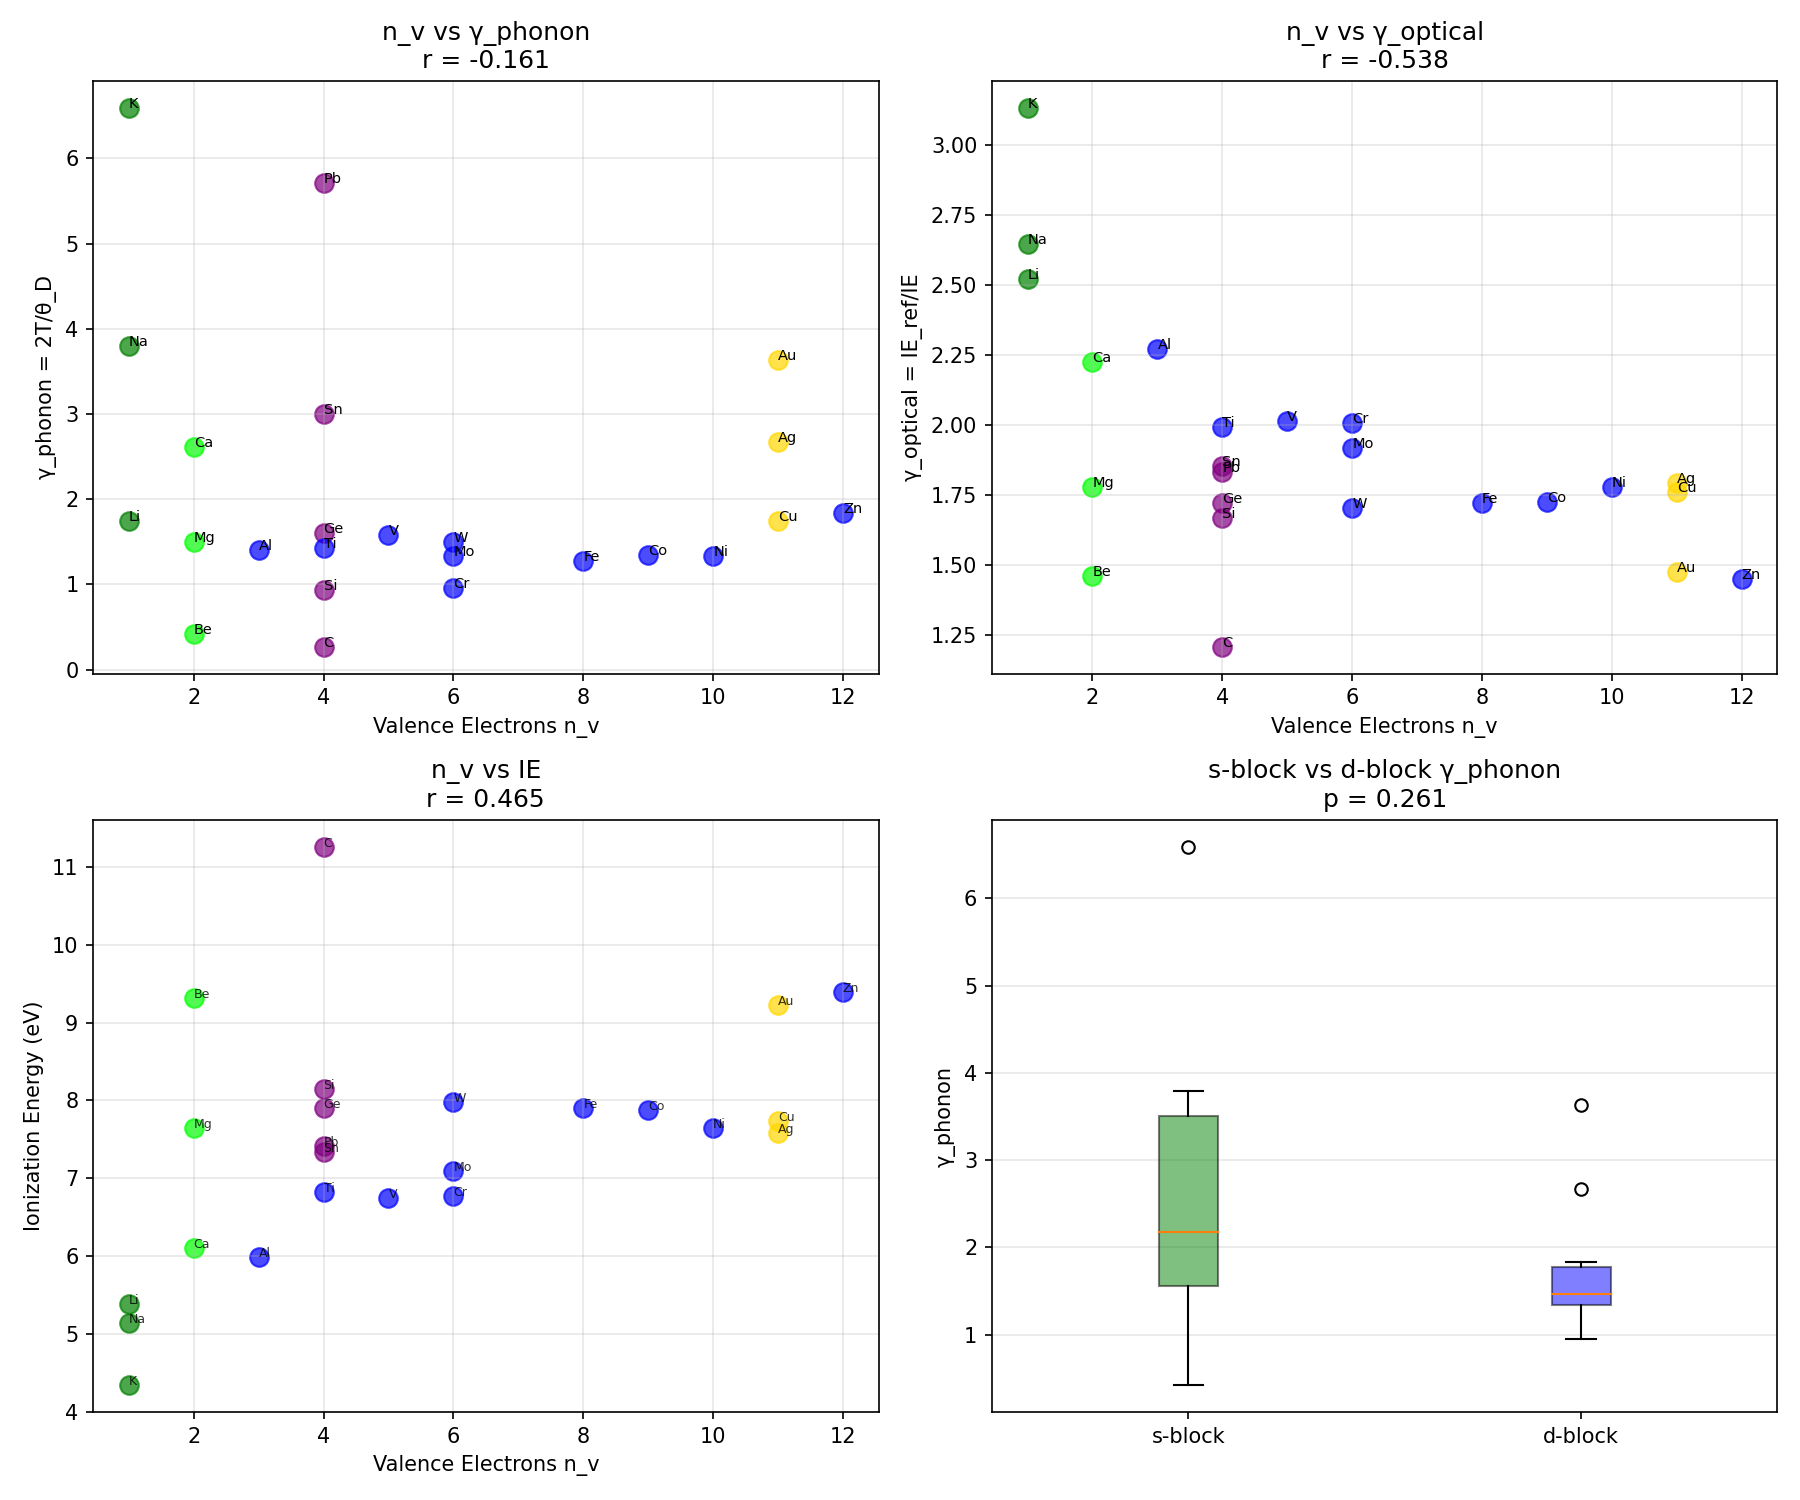

This figure's Python source:
#!/usr/bin/env python3
"""
Chemistry Session #125: Valence Electrons and Coherence

Test whether valence electron count relates to coherence parameters.

Valence electrons n_v = electrons in outermost shell available for bonding
- Group 1 (alkali): n_v = 1
- Group 2 (alkaline earth): n_v = 2
- Group 4 (Si, Ge): n_v = 4
- Transition metals: n_v = varies (d-electrons)
- Group 14 (C, Si): n_v = 4

Hypothesis: More valence electrons → more bonding options
This may affect electronic coherence more than phononic coherence.
"""

import numpy as np
import matplotlib.pyplot as plt
from scipy import stats

# Valence electron data
# n_v = nominal valence electrons
materials = {
    # Alkali (n_v = 1)
    'Li':  {'n_v': 1, 'theta_D': 344, 'IE': 5.39, 'EN': 0.98, 'sigma': 1.1e7},
    'Na':  {'n_v': 1, 'theta_D': 158, 'IE': 5.14, 'EN': 0.93, 'sigma': 2.1e7},
    'K':   {'n_v': 1, 'theta_D': 91, 'IE': 4.34, 'EN': 0.82, 'sigma': 1.4e7},

    # Alkaline earth (n_v = 2)
    'Be':  {'n_v': 2, 'theta_D': 1440, 'IE': 9.32, 'EN': 1.57, 'sigma': 2.5e7},
    'Mg':  {'n_v': 2, 'theta_D': 400, 'IE': 7.65, 'EN': 1.31, 'sigma': 2.3e7},
    'Ca':  {'n_v': 2, 'theta_D': 230, 'IE': 6.11, 'EN': 1.00, 'sigma': 2.9e7},

    # Group 13 (n_v = 3)
    'Al':  {'n_v': 3, 'theta_D': 428, 'IE': 5.99, 'EN': 1.61, 'sigma': 3.8e7},

    # Group 14 (n_v = 4)
    'C':   {'n_v': 4, 'theta_D': 2230, 'IE': 11.26, 'EN': 2.55, 'sigma': 1e-18},  # insulator
    'Si':  {'n_v': 4, 'theta_D': 645, 'IE': 8.15, 'EN': 1.90, 'sigma': 4e-4},
    'Ge':  {'n_v': 4, 'theta_D': 374, 'IE': 7.90, 'EN': 2.01, 'sigma': 2.2},
    'Sn':  {'n_v': 4, 'theta_D': 200, 'IE': 7.34, 'EN': 1.96, 'sigma': 9.2e6},  # white Sn
    'Pb':  {'n_v': 4, 'theta_D': 105, 'IE': 7.42, 'EN': 2.33, 'sigma': 4.8e6},

    # Transition metals (varied n_v)
    'Ti':  {'n_v': 4, 'theta_D': 420, 'IE': 6.83, 'EN': 1.54, 'sigma': 2.4e6},
    'V':   {'n_v': 5, 'theta_D': 380, 'IE': 6.75, 'EN': 1.63, 'sigma': 5.0e6},
    'Cr':  {'n_v': 6, 'theta_D': 630, 'IE': 6.77, 'EN': 1.66, 'sigma': 7.7e6},
    'Fe':  {'n_v': 8, 'theta_D': 470, 'IE': 7.90, 'EN': 1.83, 'sigma': 1.0e7},
    'Co':  {'n_v': 9, 'theta_D': 445, 'IE': 7.88, 'EN': 1.88, 'sigma': 1.7e7},
    'Ni':  {'n_v': 10, 'theta_D': 450, 'IE': 7.64, 'EN': 1.91, 'sigma': 1.4e7},
    'Cu':  {'n_v': 11, 'theta_D': 343, 'IE': 7.73, 'EN': 1.90, 'sigma': 5.9e7},
    'Zn':  {'n_v': 12, 'theta_D': 327, 'IE': 9.39, 'EN': 1.65, 'sigma': 1.7e7},

    # Noble metals
    'Ag':  {'n_v': 11, 'theta_D': 225, 'IE': 7.58, 'EN': 1.93, 'sigma': 6.3e7},
    'Au':  {'n_v': 11, 'theta_D': 165, 'IE': 9.22, 'EN': 2.54, 'sigma': 4.1e7},

    # 5d transition
    'W':   {'n_v': 6, 'theta_D': 400, 'IE': 7.98, 'EN': 2.36, 'sigma': 1.8e7},
    'Mo':  {'n_v': 6, 'theta_D': 450, 'IE': 7.09, 'EN': 2.16, 'sigma': 2.0e7},
}

# Calculate coherence parameters
T = 300
IE_ref = 13.6

for mat in materials:
    data = materials[mat]
    data['gamma_phonon'] = 2 * T / data['theta_D']
    data['gamma_optical'] = IE_ref / data['IE']

# Extract arrays
names = list(materials.keys())
n_v = np.array([materials[m]['n_v'] for m in names])
theta_D = np.array([materials[m]['theta_D'] for m in names])
gamma_phonon = np.array([materials[m]['gamma_phonon'] for m in names])
gamma_optical = np.array([materials[m]['gamma_optical'] for m in names])
IE = np.array([materials[m]['IE'] for m in names])
EN = np.array([materials[m]['EN'] for m in names])

print("=" * 70)
print("CHEMISTRY SESSION #125: VALENCE ELECTRONS AND COHERENCE")
print("=" * 70)

print(f"\nDataset: {len(names)} materials")
print(f"n_v range: {np.min(n_v)} - {np.max(n_v)}")

# Test 1: n_v vs γ_phonon
r1, p1 = stats.pearsonr(n_v, gamma_phonon)
print(f"\n1. n_v vs γ_phonon: r = {r1:.3f}, p = {p1:.2e}")

# Test 2: n_v vs γ_optical
r2, p2 = stats.pearsonr(n_v, gamma_optical)
print(f"2. n_v vs γ_optical: r = {r2:.3f}")

# Test 3: n_v vs θ_D
r3, p3 = stats.pearsonr(n_v, theta_D)
print(f"3. n_v vs θ_D: r = {r3:.3f}")

# Test 4: n_v vs IE
r4, p4 = stats.pearsonr(n_v, IE)
print(f"4. n_v vs IE: r = {r4:.3f}")

# Test 5: n_v vs EN
r5, p5 = stats.pearsonr(n_v, EN)
print(f"5. n_v vs EN: r = {r5:.3f}")

# Group analysis
print("\n" + "=" * 70)
print("GROUP ANALYSIS")
print("=" * 70)

groups = {
    'Alkali (n_v=1)': [m for m in names if materials[m]['n_v'] == 1],
    'Alkaline Earth (n_v=2)': [m for m in names if materials[m]['n_v'] == 2],
    'Group 14 (n_v=4)': [m for m in names if m in ['C', 'Si', 'Ge', 'Sn', 'Pb']],
    'Late TM (n_v>6)': [m for m in names if materials[m]['n_v'] > 6 and m not in ['Sn', 'Pb']],
}

print(f"\n{'Group':<25} {'Mean n_v':<10} {'Mean θ_D':<10} {'Mean γ_ph':<10} {'Mean γ_opt':<10}")
print("-" * 70)

for group_name, members in groups.items():
    if len(members) >= 2:
        g_nv = [materials[m]['n_v'] for m in members]
        g_theta = [materials[m]['theta_D'] for m in members]
        g_gamma_ph = [materials[m]['gamma_phonon'] for m in members]
        g_gamma_opt = [materials[m]['gamma_optical'] for m in members]
        print(f"{group_name:<25} {np.mean(g_nv):<10.1f} {np.mean(g_theta):<10.0f} "
              f"{np.mean(g_gamma_ph):<10.2f} {np.mean(g_gamma_opt):<10.2f}")

# Separate s-block vs d-block
print("\n" + "-" * 70)
print("s-BLOCK vs d-BLOCK COMPARISON")
print("-" * 70)

s_block = ['Li', 'Na', 'K', 'Be', 'Mg', 'Ca']
d_block = ['Ti', 'V', 'Cr', 'Fe', 'Co', 'Ni', 'Cu', 'Zn', 'Ag', 'Au', 'W', 'Mo']

s_gamma_ph = [materials[m]['gamma_phonon'] for m in s_block]
d_gamma_ph = [materials[m]['gamma_phonon'] for m in d_block]

s_gamma_opt = [materials[m]['gamma_optical'] for m in s_block]
d_gamma_opt = [materials[m]['gamma_optical'] for m in d_block]

print(f"\ns-block mean γ_phonon: {np.mean(s_gamma_ph):.2f} ± {np.std(s_gamma_ph):.2f}")
print(f"d-block mean γ_phonon: {np.mean(d_gamma_ph):.2f} ± {np.std(d_gamma_ph):.2f}")

print(f"\ns-block mean γ_optical: {np.mean(s_gamma_opt):.2f} ± {np.std(s_gamma_opt):.2f}")
print(f"d-block mean γ_optical: {np.mean(d_gamma_opt):.2f} ± {np.std(d_gamma_opt):.2f}")

from scipy.stats import mannwhitneyu
stat_ph, p_ph = mannwhitneyu(s_gamma_ph, d_gamma_ph)
stat_opt, p_opt = mannwhitneyu(s_gamma_opt, d_gamma_opt)
print(f"\nMann-Whitney (γ_phonon): p = {p_ph:.3f}")
print(f"Mann-Whitney (γ_optical): p = {p_opt:.3f}")

# Summary
print("\n" + "=" * 70)
print("SESSION #125 SUMMARY")
print("=" * 70)

print(f"""
Key Results:
- n_v vs γ_phonon: r = {r1:.3f}
- n_v vs γ_optical: r = {r2:.3f}
- n_v vs IE: r = {r4:.3f}
- n_v vs EN: r = {r5:.3f}

Physical Interpretation:
""")

if abs(r1) < 0.3 and abs(r2) < 0.3:
    print("Valence electron count has WEAK effect on coherence")
    print("\nWhy n_v doesn't determine γ:")
    print("  - n_v determines bonding CAPACITY, not bonding STRENGTH")
    print("  - Diamond (n_v=4) and Cu (n_v=11) have very different γ")
    print("  - The difference comes from BOND TYPE, not electron count")
    print("")
    print("Compare:")
    print("  C (n_v=4, covalent): γ_phonon = {:.2f}".format(materials['C']['gamma_phonon']))
    print("  Cu (n_v=11, metallic): γ_phonon = {:.2f}".format(materials['Cu']['gamma_phonon']))
    print("  More electrons ≠ more coherent")
elif abs(r4) > 0.5 or abs(r5) > 0.5:
    print("n_v correlates with IE/EN, which affects electronic coherence")

# Create visualization
fig, axes = plt.subplots(2, 2, figsize=(12, 10))

# Plot 1: n_v vs γ_phonon
ax1 = axes[0, 0]
colors_group = {'Alkali': 'green', 'Alkaline Earth': 'lime', 'Group 14': 'purple',
                'TM': 'blue', 'Noble': 'gold'}

def get_color(mat):
    if mat in ['Li', 'Na', 'K']:
        return 'green'
    elif mat in ['Be', 'Mg', 'Ca']:
        return 'lime'
    elif mat in ['C', 'Si', 'Ge', 'Sn', 'Pb']:
        return 'purple'
    elif mat in ['Cu', 'Ag', 'Au']:
        return 'gold'
    else:
        return 'blue'

for m in names:
    ax1.scatter(materials[m]['n_v'], materials[m]['gamma_phonon'],
                c=get_color(m), s=80, alpha=0.7)
    ax1.annotate(m, (materials[m]['n_v'], materials[m]['gamma_phonon']), fontsize=7)

ax1.set_xlabel('Valence Electrons n_v')
ax1.set_ylabel('γ_phonon = 2T/θ_D')
ax1.set_title(f'n_v vs γ_phonon\nr = {r1:.3f}')
ax1.grid(True, alpha=0.3)

# Plot 2: n_v vs γ_optical
ax2 = axes[0, 1]
for m in names:
    ax2.scatter(materials[m]['n_v'], materials[m]['gamma_optical'],
                c=get_color(m), s=80, alpha=0.7)
    ax2.annotate(m, (materials[m]['n_v'], materials[m]['gamma_optical']), fontsize=7)

ax2.set_xlabel('Valence Electrons n_v')
ax2.set_ylabel('γ_optical = IE_ref/IE')
ax2.set_title(f'n_v vs γ_optical\nr = {r2:.3f}')
ax2.grid(True, alpha=0.3)

# Plot 3: n_v vs IE
ax3 = axes[1, 0]
for m in names:
    ax3.scatter(materials[m]['n_v'], materials[m]['IE'],
                c=get_color(m), s=80, alpha=0.7)
    ax3.annotate(m, (materials[m]['n_v'], materials[m]['IE']), fontsize=6, alpha=0.8)

ax3.set_xlabel('Valence Electrons n_v')
ax3.set_ylabel('Ionization Energy (eV)')
ax3.set_title(f'n_v vs IE\nr = {r4:.3f}')
ax3.grid(True, alpha=0.3)

# Plot 4: s-block vs d-block comparison
ax4 = axes[1, 1]
data_box = [s_gamma_ph, d_gamma_ph]
bp = ax4.boxplot(data_box, labels=['s-block', 'd-block'], patch_artist=True)
bp['boxes'][0].set_facecolor('green')
bp['boxes'][1].set_facecolor('blue')
for box in bp['boxes']:
    box.set_alpha(0.5)

ax4.set_ylabel('γ_phonon')
ax4.set_title(f's-block vs d-block γ_phonon\np = {p_ph:.3f}')
ax4.grid(True, alpha=0.3, axis='y')

plt.tight_layout()
plt.savefig('/mnt/c/exe/projects/ai-agents/Synchronism/simulations/chemistry/valence_electrons_coherence.png', dpi=150)
plt.close()

print("\nFigure saved: valence_electrons_coherence.png")

# Final assessment
print("\n" + "=" * 70)
print("VALIDATION STATUS")
print("=" * 70)

if abs(r1) < 0.3 and abs(r2) < 0.3:
    print("\n○ VALENCE COUNT is NOT a coherence determinant")
    print(f"  n_v vs γ_phonon: r = {r1:.3f} (WEAK)")
    print(f"  n_v vs γ_optical: r = {r2:.3f} (WEAK)")
    print("\n  Valence count determines bonding CAPACITY, not QUALITY")
    print("  Bond TYPE (#124) matters more than electron COUNT")
elif abs(r4) > 0.5:
    print("\n✓ n_v correlates with electronic properties")
    print(f"  n_v vs IE: r = {r4:.3f}")
    print("  But this is periodic table effect, not coherence")
